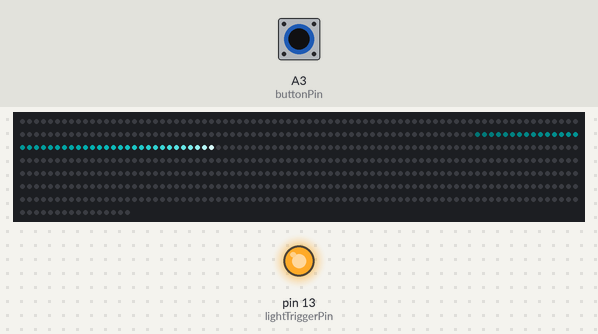
Recording of a sketch running on a simulated Teensy 3. On the bench: 576 RGB LEDs in strip order, left to right, continuing on the next row, output pins drawn as LEDs (lit = HIGH). Inputs (shaded band) come from the test bench; at power-on: A3 (buttonPin) HIGH. Pins used as bus, display or sensor lines are not drawn; what the sketch prints to the serial monitor is not drawn.

1.3 s: A3 (buttonPin) pulled LOW for 0.15 s
2.0 s: A3 (buttonPin) pulled LOW for 3.2 s
Above: at 3.6 s.
Timing chart, 0 to 8.4 s (numbered marks = the images above; inputs shaded):
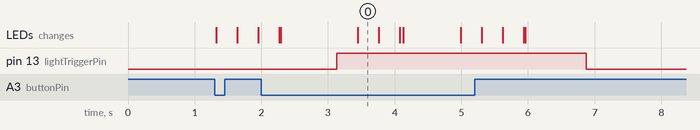

The sketch:

Lauflicht.ino
```cpp
#define USE_OCTOWS2811
#include <OctoWS2811.h>
#include <FastLED.h>

#define NUM_LEDS_PER_STRIP 576
#define NUM_STRIPS 3
#define BRIGHTNESS 30

CRGB leds[NUM_STRIPS * NUM_LEDS_PER_STRIP];

// Pin layouts on the teensy 3:
// OctoWS2811: 2,14,7,8,6,20,21,5
// pin 15 & 16 - Connect together, but do not use

const int buttonPin = 17;
const int lightTriggerPin =  13;
const int soundTriggerPin =  18;

float speed = 1;
int lineWidth = 1;
int pos = 0;

int num_leds = NUM_STRIPS * NUM_LEDS_PER_STRIP - 12;
int totalLengt = NUM_STRIPS * NUM_LEDS_PER_STRIP;
CRGB lineColor = CRGB(255,255,255);
int brightness = 255;
int traceR = 200;
int traceG = 235;
int traceB = 235;

boolean lauflichtStatus = false, lightStatus = false, soundStatus = false;

int frameCount=0, lightCount = 0, soundCount = 0;
int updateEachNFrame = 10; //since the LED refresh rate is quite slow, the visuals should be calculated more often then the LEDs are refreshed

void setup() {
  FastLED.addLeds<OCTOWS2811>(leds, NUM_LEDS_PER_STRIP);
  FastLED.setBrightness (brightness);
  FastLED.setCorrection(TypicalLEDStrip);
  //FastLED.setTemperature( OvercastSky );
  pinMode(lightTriggerPin, OUTPUT);
  pinMode(soundTriggerPin, OUTPUT);
  pinMode(buttonPin, INPUT_PULLUP);
  Serial.println("INITIALIZED");
  FastLED.show();
}


void loop() {
  checkButtonState();
  showLED();
  if(lauflichtStatus){
    doOneTimeStep();
  }
  if(lightStatus)showLight();
  if(soundStatus)playSound();
  //calculateFps(1);
}

void checkButtonState() {
  if(lauflichtStatus == false){
    int buttonState = digitalRead(buttonPin);
    if (buttonState == LOW) {
      Serial.println("button pressed");
      lauflichtStatus = true;
      soundStatus = true;
    }
  }
}

void showLED(){
  fadeUsingColor(leds, totalLengt, CRGB(traceR, traceG, traceB));

  // just update the Stripe each updateEachNFrame, to have the visuals with the fade out more often calulated then the refresh of the Stripe allows it
  frameCount++;
  boolean updateLED=false;
  if(frameCount>updateEachNFrame){
    updateLED=true;
    frameCount=0;
  }
  if(updateLED)FastLED.show();
}


void doCycleStep() {
  calculateLedColors();
  pos=pos+speed; //do one step
  if(pos>num_leds)pos=0; //CYCLE-Mode: when the line is moved till the end - start from the beginning again
}

void doOneTimeStep() {
  calculateLedColors();
  pos=pos+speed; //do one step
  lightStatus = false; //somehow if not setting the variable to false all the time it sometimes is set to 255
  if(pos>num_leds){ //when the line is moved till the end: set it back to start and stop the execution
    pos=0;
    lauflichtStatus = false;
    lightStatus = true;
  }
}

void calculateLedColors(){
    for(int i=0; i<lineWidth; i++){
    int linePos = constrain(pos+i, 0, num_leds);

    // revers the 3rd stripe
    int lengthOfTwoStripes = 2 * NUM_LEDS_PER_STRIP;
    if(linePos >= lengthOfTwoStripes){
      int reversePos = lengthOfTwoStripes + (NUM_LEDS_PER_STRIP - (linePos - lengthOfTwoStripes));
      leds[reversePos] = lineColor;
    }
    else leds[linePos] = lineColor;
  }
}
void showLight(){
  if(lightCount<30){
    digitalWrite(lightTriggerPin, HIGH);
    lightCount++;
  }
  else{
    digitalWrite(lightTriggerPin, LOW);
    lightCount = 0;
    lightStatus = false;
  }
}

void playSound(){
  if(soundCount<30){
    digitalWrite(soundTriggerPin, HIGH);
    soundCount++;
  }
  else{
    digitalWrite(soundTriggerPin, LOW);
    soundCount = 0;
    soundStatus = false;
  }
}


static inline void calculateFps(const int seconds){
  // Create static variables so that the code and variables can
  // all be declared inside a function
  static unsigned long lastMillis;
  static unsigned long frameCount;
  static unsigned int framesPerSecond;

  // It is best if we declare millis() only once
  unsigned long now = millis();
  frameCount ++;
  if (now - lastMillis >= seconds * 1000) {
    framesPerSecond = frameCount / seconds;
    Serial.println(framesPerSecond);
    frameCount = 0;
    lastMillis = now;
  }
}
```
